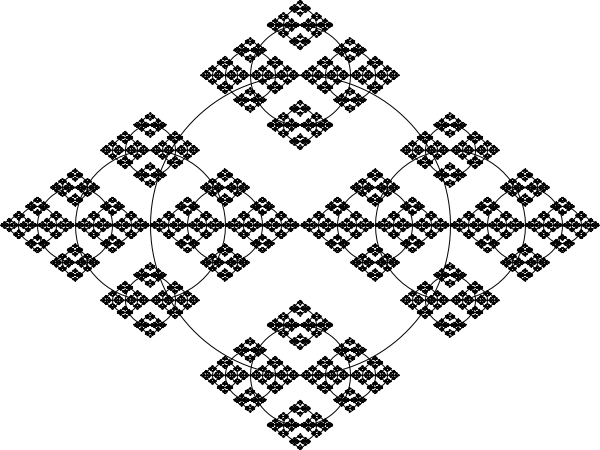
Frame 1 (no input)
Frame 60 (the mouse pressed at the canvas centre just before this capture): identical to frame 1, image omitted
Frame 120 (the mouse held since frame 60 and released just before this capture): identical to frame 1, image omitted

The Processing sketch that drew this single still picture (run headless with seeded random() and noise(); from frame 60 on, the mouse is pressed at the canvas centre):

// Processing sketch: recursions
// ── recursions.pde
void setup() {
  size(600, 450);
}

void draw() {
  background(255);
  stroke(0);
  noFill();
  drawCircle(width/2, height/2, 300);
}

void drawCircle(float x, float y, float radius) {
  ellipse(x, y, radius, radius);
  if (radius > 2) {
    drawCircle(x + radius/2, y, radius/2);
    drawCircle(x - radius/2, y, radius/2);
    drawCircle(x, y + radius/2, radius/3);
    drawCircle(x, y - radius/2, radius/3);
    //drawCircle(x - radius/2, y - radius/2, radius/2);
    //drawCircle(x - radius/2, y + radius/2, radius/2);
  }
}
